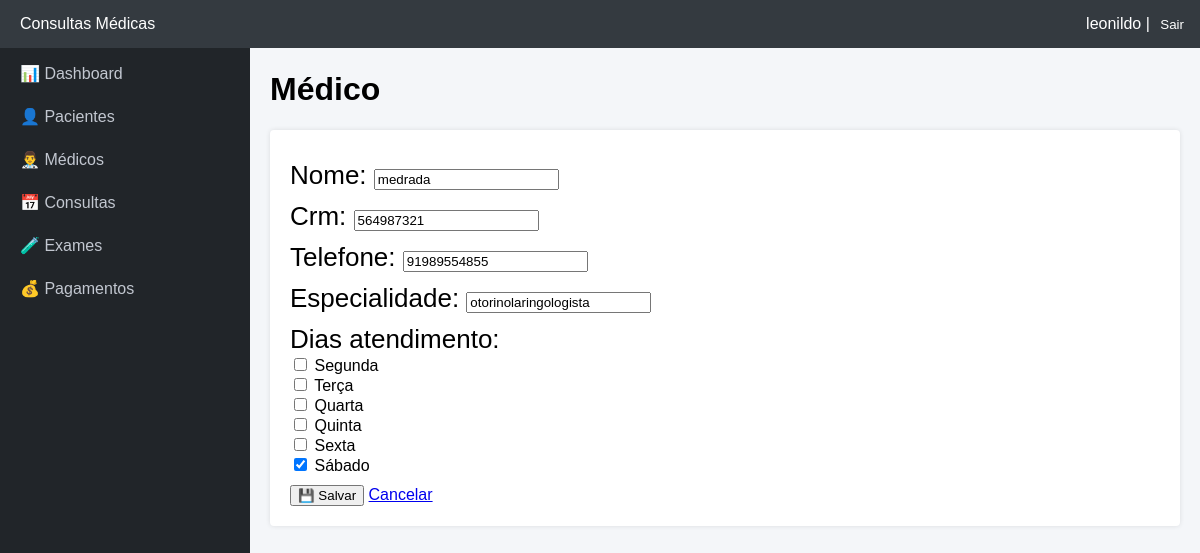
The page /medicos/2/editar/ (signed in) on the database its author committed.
### consultas/models.py (models this page shows, shortened)
class Medico(models.Model):
    nome = models.CharField(max_length=100)
    crm = models.CharField(max_length=20, unique=True)
    telefone = models.CharField(max_length=15)
    especialidade = models.CharField(max_length=100)
    DIAS_SEMANA = [
        ('segunda', 'Segunda'),
        ('terca', 'Terça'),
        ('quarta', 'Quarta'),
        ('quinta', 'Quinta'),
        ('sexta', 'Sexta'),
        ('sabado', 'Sábado'),
    ]
    dias_atendimento = models.JSONField(default=list, blank=True)

### consultas/views.py (the view)
# urls.py: path('medicos/<int:id>/editar/', views.medicos_editar, name='medicos_editar'),
@login_required
def medicos_editar(request, id):
    medico = get_object_or_404(Medico, id=id)
    form = MedicoForm(request.POST or None, instance=medico)
    if form.is_valid():
        form.save()
        return redirect('medicos_lista')
    return render(request, 'medicos/form.html', {'form': form})

### consultas/forms.py
class MedicoForm(forms.ModelForm):
    dias_atendimento = forms.MultipleChoiceField(
        choices=Medico.DIAS_SEMANA,
        widget=forms.CheckboxSelectMultiple,
        required=False
    )
    class Meta:
        model = Medico
        fields = ['nome', 'crm', 'telefone', 'especialidade', 'dias_atendimento']

### templates/medicos/form.html (shortened to what this page needs)
{% extends 'base.html' %}
{% block content %}
<h1>Médico</h1>
<div class="card">
    <form method="post">
        {{ form.as_p }}
        <button type="submit">💾 Salvar</button>
        <a href="{% url 'medicos_lista' %}">Cancelar</a>
    </form>
</div>
{% endblock %}

### templates/base.html (shortened to what this page needs)
<!DOCTYPE html>
<html lang="pt-br">
<head>
</head>
<body>
<div class="navbar">
    <div>Consultas Médicas</div>
    <div>
        {{ user.username }} |
        <form method="post" action="{% url 'logout' %}" style="display:inline;">
         <button type="submit" style="background:none; border:none; color:white; cursor:pointer;">
            Sair
         </button>
</form>
    </div>
</div>
<div class="layout">
    <div class="sidebar">
        <h3>Menu</h3>
        <a href="{% url 'dashboard' %}">📊 Dashboard</a>
        <a href="{% url 'pacientes_lista' %}">👤 Pacientes</a>
        <a href="{% url 'medicos_lista' %}">👨‍⚕️ Médicos</a>
        <a href="{% url 'consultas_agenda' %}">📅 Consultas</a>
        <a href="{% url 'exames_lista' %}">🧪 Exames</a>
        <a href="{% url 'pagamentos_lista' %}">💰 Pagamentos</a>
    </div>
    <div class="content">
        {% block content %}{% endblock %}
    </div>
</div>
</body>
</html>

### templates/base.html (style rules this page uses)
body { margin: 0; font-family: Arial, sans-serif; background-color: #f4f6f9; }
.navbar { background-color: #343a40; color: white; padding: 15px 20px; display: flex; justify-content: space-between; position: fixed; width: 97.5%; top: 0; z-index: 100; }
.layout { margin-top: 30px; }
.sidebar { width: 250px; background-color: #212529; height: 100vh; position: fixed; top: 0; left: 0; color: #c2c7d0; overflow-y: auto; }
.sidebar h3 { padding: 15px; margin: 0; color: white; }
.sidebar a { display: block; padding: 12px 20px; color: #c2c7d0; text-decoration: none; }
.content { margin-left: 250px; padding: 20px; }
.card { background: white; padding: 20px; border-radius: 4px; box-shadow: 0 0 5px rgba(0,0,0,.1); }
.card p { font-size: 26px; margin: 10px 0 0; }

### rows shown on the page
Medico: nome "medrada", crm "564987321", telefone "91989554855", especialidade "otorinolaringologista", dias_atendimento "☐ ☐ ☐ ☐ ☐ ☑"

### other values the page prints
{{ user.username }} "leonildo"
